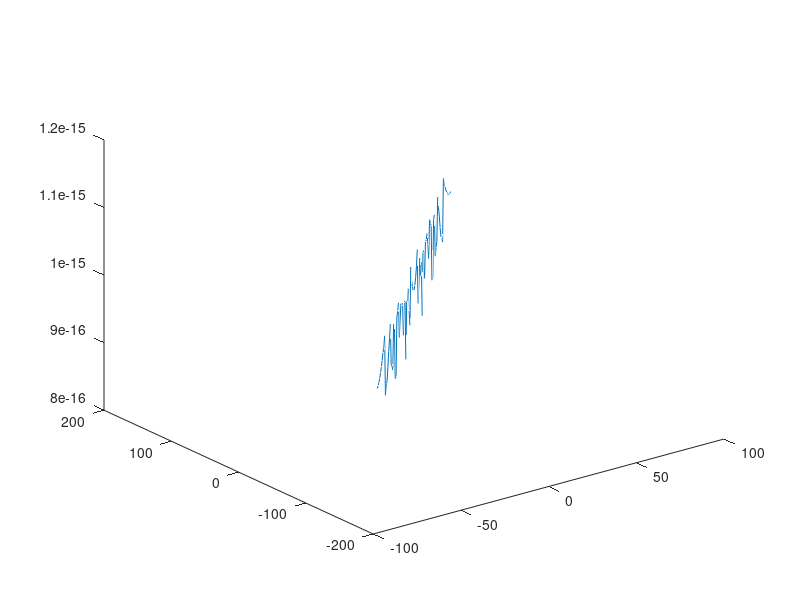

MATLAB code for this plot:
pitch = -90:2:90;
yaw   = -180:4:180;

vx = cosd(pitch).*cosd(yaw);
vy = sind(pitch);
vz = cosd(pitch).*sind(yaw);

l   =  0.812;
d_y = -0.314;
d_z = -0.25;

theta = -90:2:90;
phi   = -180:4:180;

ax = cosd(theta).*cosd(phi);
ay = sind(theta);
az = cosd(theta).*sind(phi);

zeta = (ax.*vx+ay.*vy+az.*vz)/(vx.^2+vy.^2+vz.^2);
e = sqrt((zeta.*vx-ax).^2+(zeta.*vy-ay).^2+(zeta.*vz-az).^2);

plot3(pitch, yaw, e)